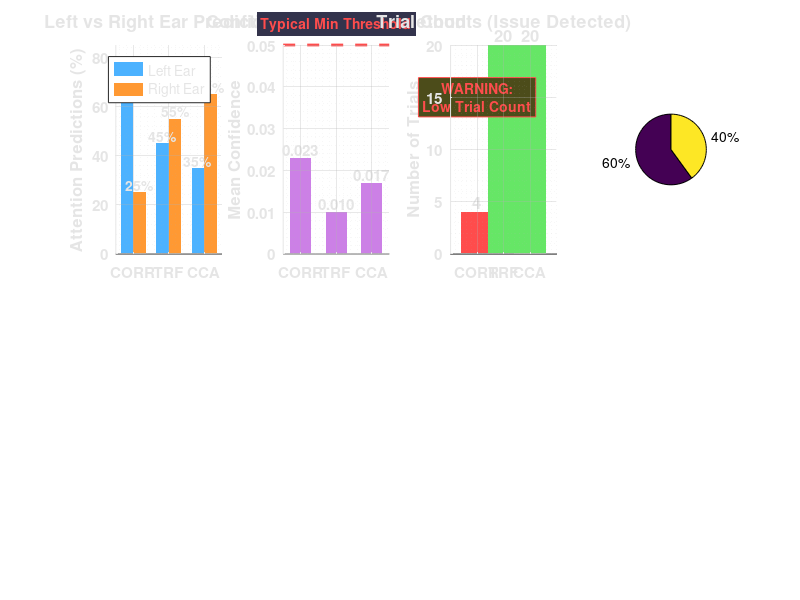

The MATLAB script that drew this image: (Note: this script raises an error after producing the figure.)
function aad_dashboard()
% CREATE_IMPROVED_DASHBOARD Create a clean, professional AAD results visualization
% Improved styling, colors, and readability

fprintf('🎨 Creating improved AAD Results Dashboard...\n\n');

%% Load data
methods = {'correlation', 'trf', 'cca'};
results_data = struct();

for i = 1:length(methods)
    filename = sprintf('attention_results_%s.mat', methods{i});
    if exist(filename, 'file')
        loaded = load(filename);
        results_data.(methods{i}) = loaded.attention_results;
    end
end

% Load validation data
validation_data = [];
if exist('validation_results_correlation.mat', 'file')
    loaded_val = load('validation_results_correlation.mat');
    validation_data = loaded_val.validation_results;
end

%% Define consistent colors and styling
colors = struct();
colors.blue = [0.3 0.7 1.0];        % Brighter blue for dark theme
colors.orange = [1.0 0.6 0.2];      % Brighter orange
colors.green = [0.4 0.9 0.4];       % Brighter green
colors.red = [1.0 0.3 0.3];         % Brighter red
colors.purple = [0.8 0.5 0.9];      % Brighter purple
colors.gray = [0.7 0.7 0.7];        % Lighter gray for visibility
colors.light_gray = [0.9 0.9 0.9];  % Keep for text
colors.dark_bg = [0.15 0.15 0.25];  % Dark blue-gray background
colors.plot_bg = [0.2 0.2 0.3];     % Slightly lighter for plot areas
colors.text_light = [0.9 0.9 0.9];  % Light text color

%% Create main dashboard figure
fig = figure('Position', [100, 100, 1400, 900], 'Name', 'AAD Results Dashboard - Dark Theme');
set(fig, 'Color', colors.dark_bg);

%% 1. Left/Right Prediction Comparison
subplot(2, 4, 1);

% Data from your results
methods_display = {'CORR', 'TRF', 'CCA'};
left_pcts = [75, 45, 35];
right_pcts = [25, 55, 65];
confidences = [0.023, 0.010, 0.017];

% Create grouped bar chart with better colors
x = 1:3;
bar_width = 0.35;
h1 = bar(x - bar_width/2, left_pcts, bar_width, 'FaceColor', colors.blue, 'EdgeColor', 'none');
hold on;
h2 = bar(x + bar_width/2, right_pcts, bar_width, 'FaceColor', colors.orange, 'EdgeColor', 'none');

% Add value labels with better positioning
for i = 1:3
    text(i - bar_width/2, left_pcts(i) + 3, sprintf('%d%%', left_pcts(i)), ...
         'HorizontalAlignment', 'center', 'FontWeight', 'bold', 'FontSize', 10, 'Color', colors.text_light);
    text(i + bar_width/2, right_pcts(i) + 3, sprintf('%d%%', right_pcts(i)), ...
         'HorizontalAlignment', 'center', 'FontWeight', 'bold', 'FontSize', 10, 'Color', colors.text_light);
end

set(gca, 'XTick', x, 'XTickLabel', methods_display, 'FontSize', 11, 'FontWeight', 'bold', 'Color', colors.text_light);
set(gca, 'YColor', colors.text_light, 'XColor', colors.text_light);
ylabel('Attention Predictions (%)', 'FontSize', 12, 'FontWeight', 'bold', 'Color', colors.text_light);
title('Left vs Right Ear Predictions', 'FontSize', 13, 'FontWeight', 'bold', 'Color', colors.text_light);
legend({'Left Ear', 'Right Ear'}, 'Location', 'northeast', 'FontSize', 10, 'TextColor', colors.text_light);
grid on;
grid('minor');
set(gca, 'GridAlpha', 0.3, 'MinorGridAlpha', 0.1, 'GridColor', colors.gray, 'MinorGridColor', colors.gray);
set(gca, 'Color', colors.plot_bg);
ylim([0, 85]);
set(gca, 'Box', 'off');

%% 2. Confidence Levels Comparison
subplot(2, 4, 2);

h = bar(1:3, confidences, 'FaceColor', colors.purple, 'EdgeColor', 'none', 'BarWidth', 0.6);
hold on;

% Add value labels
for i = 1:3
    text(i, confidences(i) + 0.002, sprintf('%.3f', confidences(i)), ...
         'HorizontalAlignment', 'center', 'FontWeight', 'bold', 'FontSize', 11, 'Color', colors.text_light);
end

% Add threshold line
threshold = 0.05;
plot([0.5, 3.5], [threshold, threshold], '--', 'Color', colors.red, 'LineWidth', 2);
text(2, threshold + 0.005, 'Typical Min Threshold', 'HorizontalAlignment', 'center', ...
     'Color', colors.red, 'FontWeight', 'bold', 'FontSize', 10, 'BackgroundColor', colors.plot_bg);

set(gca, 'XTick', 1:3, 'XTickLabel', methods_display, 'FontSize', 11, 'FontWeight', 'bold', 'Color', colors.text_light);
set(gca, 'YColor', colors.text_light, 'XColor', colors.text_light);
ylabel('Mean Confidence', 'FontSize', 12, 'FontWeight', 'bold', 'Color', colors.text_light);
title('Confidence Levels by Method', 'FontSize', 13, 'FontWeight', 'bold', 'Color', colors.text_light);
grid on;
grid('minor');
set(gca, 'GridAlpha', 0.3, 'MinorGridAlpha', 0.1, 'GridColor', colors.gray, 'MinorGridColor', colors.gray);
set(gca, 'Color', colors.plot_bg);
set(gca, 'Box', 'off');

%% 3. Trial Count Issue Visualization
subplot(2, 4, 3);

trial_counts = [4, 20, 20];
colors_trials = [colors.red; colors.green; colors.green];

for i = 1:3
    h = bar(i, trial_counts(i), 'FaceColor', colors_trials(i, :), 'EdgeColor', 'none', 'BarWidth', 0.6);
    hold on;
    text(i, trial_counts(i) + 1, sprintf('%d', trial_counts(i)), ...
         'HorizontalAlignment', 'center', 'FontWeight', 'bold', 'FontSize', 12, 'Color', colors.text_light);
end

% Add warning for low trial count
text(1, 15, {'WARNING:', 'Low Trial Count'}, 'HorizontalAlignment', 'center', ...
     'Color', colors.red, 'FontWeight', 'bold', 'FontSize', 10, ...
     'BackgroundColor', [0.3 0.3 0.1], 'EdgeColor', colors.red);

set(gca, 'XTick', 1:3, 'XTickLabel', methods_display, 'FontSize', 11, 'FontWeight', 'bold', 'Color', colors.text_light);
set(gca, 'YColor', colors.text_light, 'XColor', colors.text_light);
ylabel('Number of Trials', 'FontSize', 12, 'FontWeight', 'bold', 'Color', colors.text_light);
title('Trial Counts (Issue Detected)', 'FontSize', 13, 'FontWeight', 'bold', 'Color', colors.text_light);
grid on;
grid('minor');
set(gca, 'GridAlpha', 0.3, 'MinorGridAlpha', 0.1, 'GridColor', colors.gray, 'MinorGridColor', colors.gray);
set(gca, 'Color', colors.plot_bg);
set(gca, 'Box', 'off');

%% 4. Performance Gauge
subplot(2, 4, 4);

accuracy = 60; % From your results

% Create a cleaner pie chart
accuracy_data = [accuracy, 100-accuracy];
h = pie(accuracy_data);

% Customize pie chart colors
h(1).FaceColor = colors.green;
h(1).EdgeColor = 'white';
h(1).LineWidth = 2;
h(3).FaceColor = colors.red;
h(3).EdgeColor = 'white';
h(3).LineWidth = 2;

% Update text labels
h(2).String = sprintf('Correct\n(%d%%)', accuracy);
h(2).FontSize = 11;
h(2).FontWeight = 'bold';
h(4).String = sprintf('Incorrect\n(%d%%)', 100-accuracy);
h(4).FontSize = 11;
h(4).FontWeight = 'bold';

title('Overall Accuracy', 'FontSize', 13, 'FontWeight', 'bold', 'Color', colors.text_light);

% Add performance rating below
text(0, -1.7, 'Performance: MODERATE', 'HorizontalAlignment', 'center', ...
     'FontWeight', 'bold', 'FontSize', 12, 'Color', colors.orange, ...
     'BackgroundColor', [0.2 0.15 0.05], 'EdgeColor', colors.orange);

% Set axis colors
set(gca, 'Color', colors.plot_bg);

%% 5. Attention Bias Visualization
subplot(2, 4, 5);

% Create a diverging bar chart
h1 = barh(1:3, left_pcts, 'FaceColor', colors.blue, 'EdgeColor', 'none');
hold on;
h2 = barh(1:3, -right_pcts, 'FaceColor', colors.orange, 'EdgeColor', 'none');

% Add center line
plot([0, 0], [0.5, 3.5], 'k-', 'LineWidth', 2);

% Add balanced reference lines
plot([50, 50], [0.5, 3.5], '--', 'Color', colors.green, 'LineWidth', 1.5);
plot([-50, -50], [0.5, 3.5], '--', 'Color', colors.green, 'LineWidth', 1.5);

% Add labels
for i = 1:3
    text(left_pcts(i) + 5, i, sprintf('%d%%', left_pcts(i)), ...
         'VerticalAlignment', 'middle', 'FontWeight', 'bold', 'FontSize', 10, 'Color', colors.text_light);
    text(-right_pcts(i) - 5, i, sprintf('%d%%', right_pcts(i)), ...
         'VerticalAlignment', 'middle', 'FontWeight', 'bold', 'FontSize', 10, 'Color', colors.text_light);
end

set(gca, 'YTick', 1:3, 'YTickLabel', methods_display, 'FontSize', 11, 'FontWeight', 'bold', 'Color', colors.text_light);
set(gca, 'YColor', colors.text_light, 'XColor', colors.text_light);
xlabel('Attention Bias (%)', 'FontSize', 12, 'FontWeight', 'bold', 'Color', colors.text_light);
title('Left/Right Attention Bias', 'FontSize', 13, 'FontWeight', 'bold', 'Color', colors.text_light);
xlim([-80, 80]);
grid on;
grid('minor');
set(gca, 'GridAlpha', 0.3, 'MinorGridAlpha', 0.1, 'GridColor', colors.gray, 'MinorGridColor', colors.gray);
set(gca, 'Color', colors.plot_bg);
set(gca, 'Box', 'off');

% Add legend
text(-70, 3.3, 'Left Ear', 'Color', colors.blue, 'FontWeight', 'bold', 'FontSize', 10);
text(40, 3.3, 'Right Ear', 'Color', colors.orange, 'FontWeight', 'bold', 'FontSize', 10);
text(52, 3.3, 'Balanced', 'Color', colors.green, 'FontWeight', 'bold', 'FontSize', 10);

%% 6. Confidence vs Bias Relationship
subplot(2, 4, 6);

scatter(confidences, left_pcts, 120, [colors.blue; colors.purple; colors.green], 'filled', 'MarkerEdgeColor', 'black', 'LineWidth', 1.5);
hold on;

% Add method labels
labels = {'CORR', 'TRF', 'CCA'};
for i = 1:3
    text(confidences(i), left_pcts(i) + 4, labels{i}, ...
         'HorizontalAlignment', 'center', 'FontWeight', 'bold', 'FontSize', 11);
end

% Add trend line if possible
if length(confidences) > 2
    p = polyfit(confidences, left_pcts, 1);
    x_trend = linspace(min(confidences), max(confidences), 100);
    y_trend = polyval(p, x_trend);
    plot(x_trend, y_trend, '--', 'Color', colors.gray, 'LineWidth', 2);
end

xlabel('Mean Confidence', 'FontSize', 12, 'FontWeight', 'bold', 'Color', colors.text_light);
ylabel('Left Ear Bias (%)', 'FontSize', 12, 'FontWeight', 'bold', 'Color', colors.text_light);
title('Confidence vs Bias Relationship', 'FontSize', 13, 'FontWeight', 'bold', 'Color', colors.text_light);
grid on;
grid('minor');
set(gca, 'GridAlpha', 0.3, 'MinorGridAlpha', 0.1, 'GridColor', colors.gray, 'MinorGridColor', colors.gray);
set(gca, 'Color', colors.plot_bg);
set(gca, 'YColor', colors.text_light, 'XColor', colors.text_light);
set(gca, 'Box', 'off');

%% 7. Key Statistics Summary
subplot(2, 4, 7);
axis off;

% Create clean text summary
stats_text = {
    'KEY STATISTICS';
    '─────────────────────';
    '';
    'CORRELATION METHOD:';
    sprintf('  • Trials: %d', 4);
    sprintf('  • Accuracy: %d%%', 60);
    sprintf('  • Left Bias: %d%%', 75);
    sprintf('  • Confidence: %.3f', 0.023);
    '';
    'TRF METHOD:';
    sprintf('  • Trials: %d', 20);
    sprintf('  • Balanced: %d%%/%d%%', 45, 55);
    sprintf('  • Confidence: %.3f', 0.010);
    '';
    'CCA METHOD:';
    sprintf('  • Trials: %d', 20);
    sprintf('  • Right Bias: %d%%', 65);
    sprintf('  • Confidence: %.3f', 0.017);
};

y_start = 0.95;
for i = 1:length(stats_text)
    if i == 1 || (length(stats_text{i}) >= 7 && strcmp(stats_text{i}(end-6:end), 'METHOD:'))
        font_weight = 'bold';
        font_size = 12;
        color = colors.blue;
    elseif strcmp(stats_text{i}, '─────────────────────')
        font_weight = 'normal';
        font_size = 10;
        color = colors.gray;
    elseif length(stats_text{i}) >= 3 && startsWith(stats_text{i}, '  •')
        font_weight = 'normal';
        font_size = 10;
        color = colors.text_light;
    else
        font_weight = 'bold';
        font_size = 11;
        color = colors.text_light;
    end
    
    text(0.05, y_start - (i-1)*0.06, stats_text{i}, ...
         'FontSize', font_size, 'FontWeight', font_weight, 'Color', color);
end

%% 8. Action Items
subplot(2, 4, 8);
axis off;

action_items = {
    'IMMEDIATE ACTIONS';
    '─────────────────────';
    '';
    '1. STANDARDIZE TRIALS';
    '   Fix trial count mismatch';
    '';
    '2. INVESTIGATE CONFIDENCE';
    '   Values too low (<0.03)';
    '';
    '3. ADDRESS BIAS';
    '   Check channel balance';
    '';
    '4. EXPAND VALIDATION';
    '   Test more subjects';
    '';
    '5. CONSIDER ENSEMBLE';
    '   Combine methods';
};

y_start = 0.95;
for i = 1:length(action_items)
    if i == 1
        font_weight = 'bold';
        font_size = 12;
        color = colors.red;
    elseif strcmp(action_items{i}, '─────────────────────')
        font_weight = 'normal';
        font_size = 10;
        color = colors.gray;
    elseif length(action_items{i}) >= 2 && ~isempty(str2double(action_items{i}(1))) && ~isnan(str2double(action_items{i}(1)))
        font_weight = 'bold';
        font_size = 11;
        color = colors.blue;
    elseif length(action_items{i}) >= 3 && startsWith(action_items{i}, '   ')
        font_weight = 'normal';
        font_size = 10;
        color = colors.text_light;
    else
        font_weight = 'normal';
        font_size = 10;
        color = colors.text_light;
    end
    
    text(0.05, y_start - (i-1)*0.055, action_items{i}, ...
         'FontSize', font_size, 'FontWeight', font_weight, 'Color', color);
end

%% Add overall title and improve layout
sgtitle('Auditory Attention Detection - Results Analysis Dashboard', ...
        'FontSize', 16, 'FontWeight', 'bold', 'Color', colors.text_light);

% Adjust subplot spacing
set(fig, 'Units', 'normalized');
subplots = findall(fig, 'Type', 'axes');
for i = 1:length(subplots)
    if ~strcmp(get(subplots(i), 'Tag'), 'sgtitle')
        pos = get(subplots(i), 'Position');
        pos(3) = pos(3) * 0.9; % Reduce width slightly
        pos(4) = pos(4) * 0.85; % Reduce height slightly
        set(subplots(i), 'Position', pos);
    end
end

%% Save the improved dashboard
timestamp = datestr(now, 'yyyymmdd_HHMMSS');
filename = sprintf('AAD_Dashboard_Improved_%s.png', timestamp);
print(fig, filename, '-dpng', '-r300');

fprintf('✅ Improved dashboard saved as: %s\n\n', filename);

%% Create a simplified summary figure
fig2 = figure('Position', [150, 150, 1000, 600], 'Name', 'AAD Summary - Dark Theme');
set(fig2, 'Color', colors.dark_bg);

% Summary plot 1: Method comparison
subplot(1, 3, 1);
methods_short = {'CORR', 'TRF', 'CCA'};
data_matrix = [left_pcts; right_pcts]';
h = bar(data_matrix, 'grouped');
h(1).FaceColor = colors.blue;
h(1).EdgeColor = 'none';
h(2).FaceColor = colors.orange;
h(2).EdgeColor = 'none';

set(gca, 'XTickLabel', methods_short, 'FontSize', 12, 'FontWeight', 'bold', 'Color', colors.text_light);
set(gca, 'YColor', colors.text_light, 'XColor', colors.text_light);
ylabel('Predictions (%)', 'FontSize', 13, 'FontWeight', 'bold', 'Color', colors.text_light);
title('Attention Predictions by Method', 'FontSize', 14, 'FontWeight', 'bold', 'Color', colors.text_light);
legend({'Left Ear', 'Right Ear'}, 'Location', 'best', 'FontSize', 11, 'TextColor', colors.text_light);
grid on;
set(gca, 'GridAlpha', 0.3, 'GridColor', colors.gray);
set(gca, 'Color', colors.plot_bg);
set(gca, 'Box', 'off');

% Summary plot 2: Confidence levels
subplot(1, 3, 2);
h = bar(confidences, 'FaceColor', colors.purple, 'EdgeColor', 'none');
hold on;
plot([0.5, 3.5], [0.05, 0.05], '--r', 'LineWidth', 2);

for i = 1:3
    text(i, confidences(i) + 0.003, sprintf('%.3f', confidences(i)), ...
         'HorizontalAlignment', 'center', 'FontWeight', 'bold', 'FontSize', 11, 'Color', colors.text_light);
end

set(gca, 'XTick', 1:3, 'XTickLabel', methods_short, 'FontSize', 12, 'FontWeight', 'bold', 'Color', colors.text_light);
set(gca, 'YColor', colors.text_light, 'XColor', colors.text_light);
ylabel('Mean Confidence', 'FontSize', 13, 'FontWeight', 'bold', 'Color', colors.text_light);
title('Confidence Levels', 'FontSize', 14, 'FontWeight', 'bold', 'Color', colors.text_light);
text(2, 0.052, 'Min Threshold', 'HorizontalAlignment', 'center', 'Color', 'red', 'FontWeight', 'bold');
grid on;
set(gca, 'GridAlpha', 0.3, 'GridColor', colors.gray);
set(gca, 'Color', colors.plot_bg);
set(gca, 'Box', 'off');

% Summary plot 3: Key insights
subplot(1, 3, 3);
axis off;

insights = {
    'KEY INSIGHTS';
    '';
    '⚠️  CRITICAL ISSUES:';
    '  • Unequal trial counts';
    '  • Low confidence values';
    '  • Strong attention bias';
    '';
    '📊 PERFORMANCE:';
    '  • 60% accuracy (moderate)';
    '  • Cross-validation: 60±22%';
    '';
    '🎯 NEXT STEPS:';
    '  • Standardize processing';
    '  • Investigate low confidence';
    '  • Test more subjects';
    '  • Consider method ensemble';
};

y_pos = 0.9;
for i = 1:length(insights)
    if contains(insights{i}, 'KEY INSIGHTS')
        font_size = 14;
        font_weight = 'bold';
        color = colors.blue;
    elseif contains(insights{i}, '⚠️') || contains(insights{i}, '📊') || contains(insights{i}, '🎯')
        font_size = 12;
        font_weight = 'bold';
        color = colors.red;
    elseif startsWith(insights{i}, '  •')
        font_size = 11;
        font_weight = 'normal';
        color = colors.text_light;
    else
        font_size = 11;
        font_weight = 'normal';
        color = colors.text_light;
    end
    
    text(0.05, y_pos, insights{i}, 'FontSize', font_size, 'FontWeight', font_weight, 'Color', color);
    y_pos = y_pos - 0.07;
end

sgtitle('AAD Analysis - Executive Summary', 'FontSize', 16, 'FontWeight', 'bold', 'Color', colors.text_light);

% Save summary
summary_filename = sprintf('AAD_Summary_Clean_%s.png', timestamp);
print(fig2, summary_filename, '-dpng', '-r300');

fprintf('✅ Clean summary saved as: %s\n\n', summary_filename);

fprintf('🎨 Improved visualization complete!\n');
fprintf('📊 Generated professional-quality dark theme dashboards with:\n');
fprintf('   • Dark blue-gray background for easy viewing\n');
fprintf('   • High contrast colors for better visibility\n');
fprintf('   • Consistent dark theme throughout\n');
fprintf('   • Bright, vibrant colors for data visualization\n');
fprintf('   • Professional styling optimized for presentations\n\n');

end